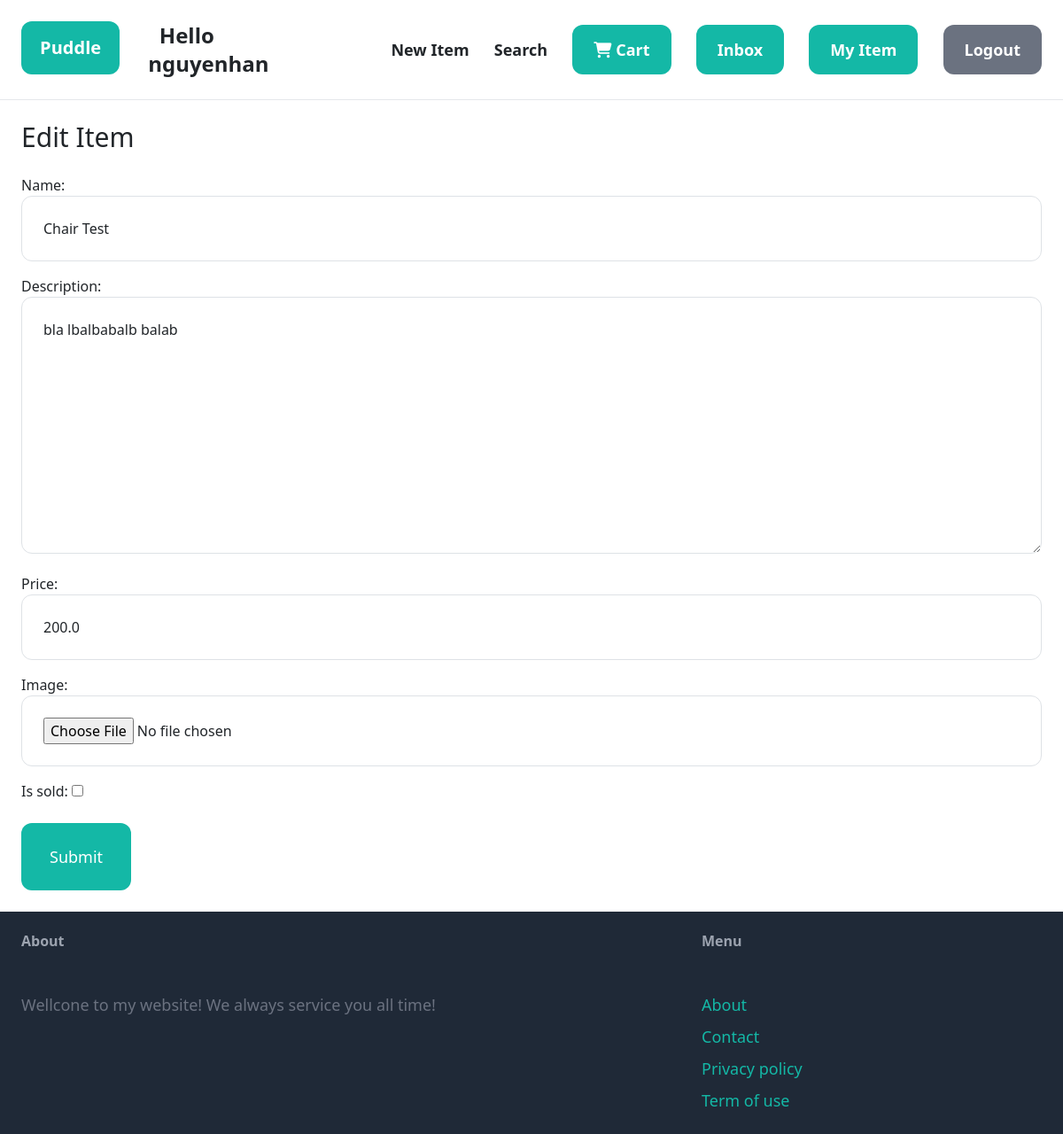
Before: /items/4/edit/ (signed in) with the older database file.
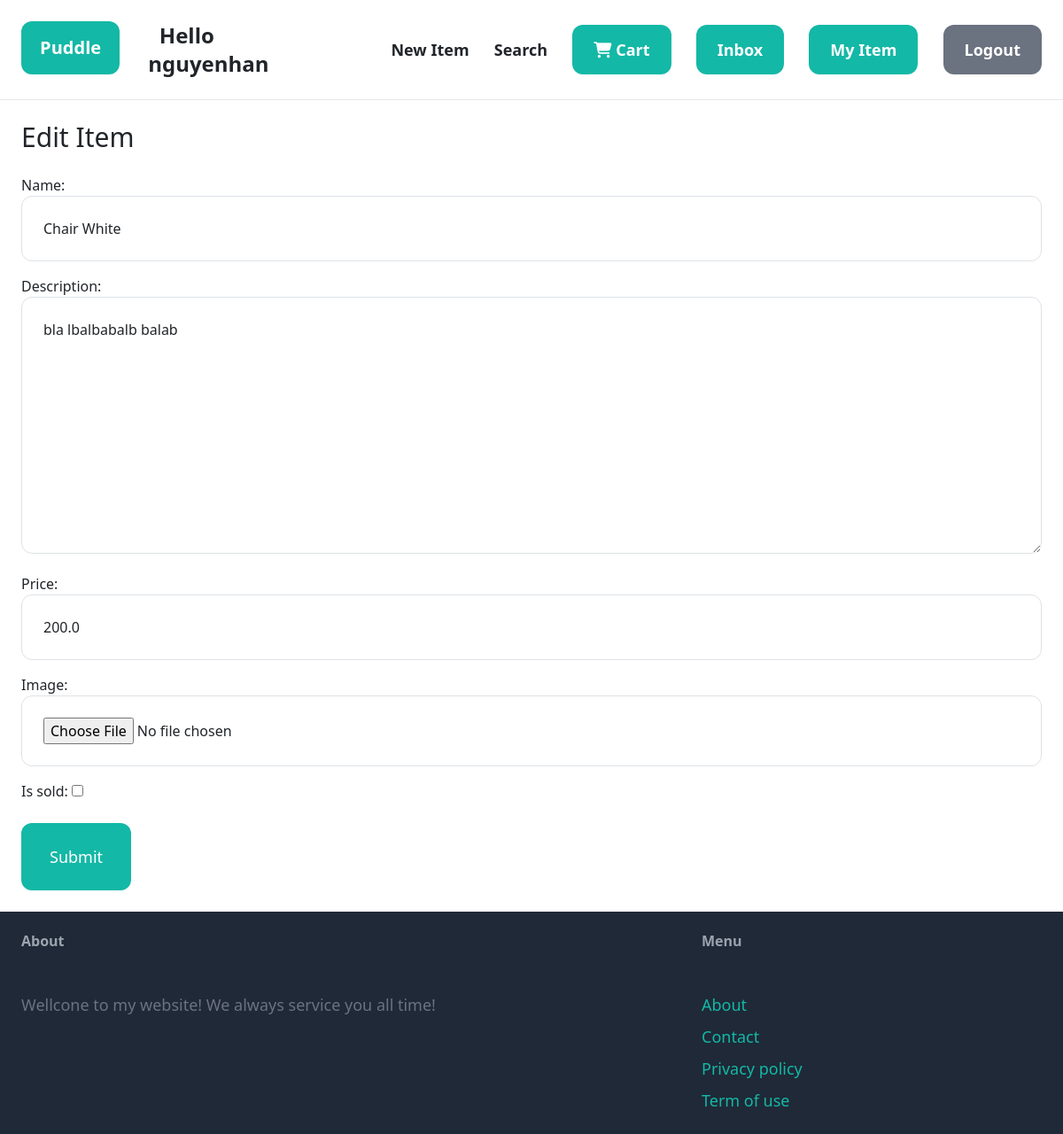
After: the same page with the newer database file.
### item/models.py (models this page shows, shortened)
class Item(models.Model):
    category = models.ForeignKey(Category, related_name='items' ,on_delete=models.CASCADE)
    name = models.CharField(max_length=255)
    description = models.TextField(blank=True , null=True)
    price = models.FloatField()
    is_sold = models.BooleanField(default=False)
    image = models.ImageField(upload_to='items_image', blank=True,null=True)
    created_by = models.ForeignKey(User , related_name='items',on_delete=models.CASCADE)
    created_at = models.DateTimeField(auto_now_add=True)

### item/views.py (the view)
# urls.py: path('<int:pk>/edit/' , views.edit , name = 'edit'),
@login_required
def edit(request , pk):
    item = get_object_or_404(Item, pk=pk , created_by=request.user)
    if request.method == 'POST':
        form = EditItemForm(request.POST , request.FILES , instance=item)
        if form.is_valid():
            form.save()
            return redirect('item:detail' ,pk=item.id)
    else:
        form = EditItemForm(instance=item)
    return render(request, 'item/form.html' , {
        'form' : form,
        'title': 'Edit Item',
    })

### item/forms.py
class EditItemForm(forms.ModelForm):
    class Meta:
        model = Item
        fields = ('name', 'description', 'price', 'image', 'is_sold')
        widgets = {
            'name': forms.TextInput(attrs={
                'class': INPUT_CLASSES
            }),
            'description': forms.Textarea(attrs={
                'class': INPUT_CLASSES
            }),
            'price': forms.TextInput(attrs={
                'class': INPUT_CLASSES
            }),
            'image': forms.FileInput(attrs={
                'class': INPUT_CLASSES
            }),
        }

### item/templates/item/form.html (shortened to what this page needs)
{% extends 'core/base.html' %}
{% block content %}
<h1 class="mb-6 text-3xl">{{ title }}</h1>
<form method ="post" action="." enctype="multipart/form-data">
    <div class="space-y-4">
        {{ form.as_p }}
    </div>
    <button class="mt-6 py-4 text-lg px-8 bg-teal-500 hover:bg-teal-700 text-white rounded-xl">Submit</button>
</form>
{%endblock%}

Changed rows visible on the page:
changed Item "bla lbalbabalb balab": name "Chair Test" → "Chair White"
